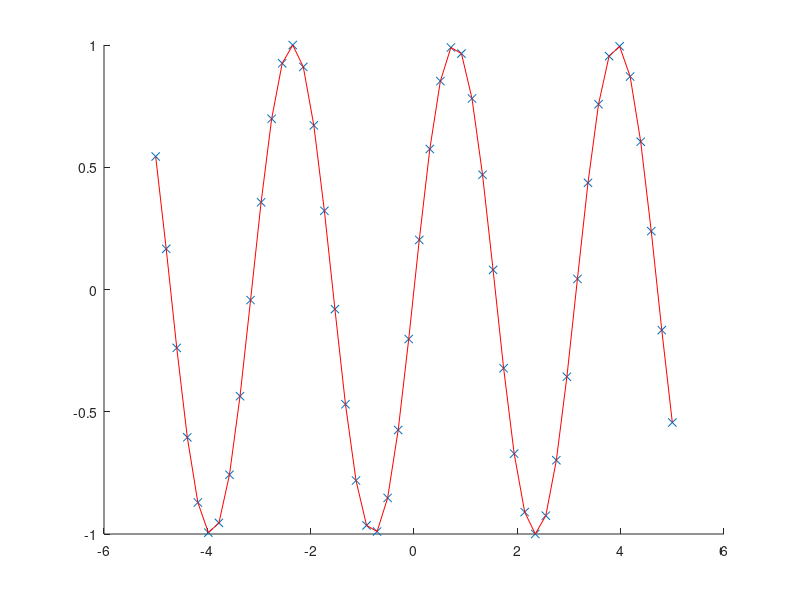

Write MATLAB code to recreate this figure.
1;
function [H]=hermite(t,d,v,x)
  l=length(t);
   
  z=zeros(1,2*l);  z(1:2:end)=t; z(2:2:end)=t;
  f=zeros(1,2*l);  f(1:2:end)=d; f(2:2:end)=d;

  % divided difference table
  m=zeros(2*l,2*l);
  m(:,1)=f';
  m(1:2:end,2)=v';
  m(2:2:2*l-1,2)=(d(2:l)-d(1:l-1))./(t(2:l)-t(1:l-1));
  for k=3:2*l
      for i=1:2*l-k+1
          m(i,k)=(m(i+1,k-1)-m(i,k-1))/(z(i+k-1)-z(i));
      end
  end

  % compute Hermite
  lx=length(x); 
  p=ones(lx,1);
  s=m(1,1)*ones(lx,1);
  for j=1:lx
    for i=1:2*l-1
      p(j)=p(j)*(x(j)-z(i));
      s(j)=s(j)+p(j)*m(1,i+1);
    end
  end
   
  H=s';
endfunction

t = linspace(-5,5,15);
f = @(x)sin(2*x);

d = f(t);

deriv = @(x)2*cos(2*x);

v = deriv(t);

x = linspace(-5,5,50);

H = hermite(t,d,v,x);

hold on 
plot(x, f(x),'x')
plot(x, H, 'r')